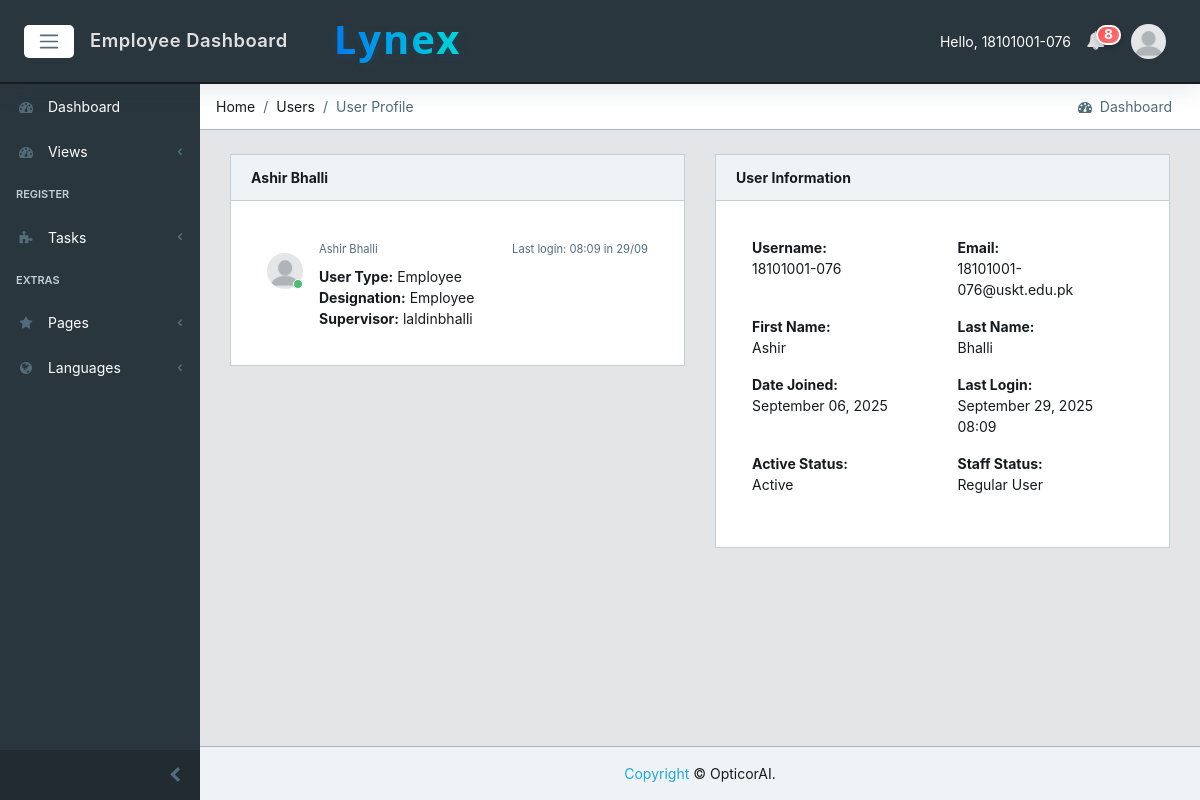
Screenshot of /users/81/ (signed in) with the database file from the repository.
### core/models.py (models this page shows, shortened)
class CustomUser(AbstractUser):
    email = models.EmailField(unique=True)  # Make email unique for authentication
    user_type = models.CharField(max_length=15, choices=USER_TYPE_CHOICES, db_index=True)
    designation = models.CharField(max_length=100, blank=True, null=True)
    created_by = models.ForeignKey('self', on_delete=models.SET_NULL, null=True, blank=True, related_name='created_users')
    created_date = models.DateField(auto_now_add=True)
    created_time = models.TimeField(auto_now_add=True)
    under_supervision = models.ForeignKey('self', on_delete=models.SET_NULL, null=True, blank=True, related_name='supervised_users')
    avatar = models.ImageField(upload_to='core/avatar', blank=True, null=True)
    @property
    def avatar_url(self):
        try:
            if self.avatar:
                url = getattr(self.avatar, 'url', None)
                if url and ('cloudinary' in url or 'res.cloudinary.com' in url):
                    return url
                avatar_path = getattr(self.avatar, 'path', None)
                if avatar_path and os.path.isfile(avatar_path) and url:
                    return url
        except Exception:
            pass
        return static('core/img/avatar/blank_profile.png')

### core/views.py (the view)
# urls.py: path('users/<int:profile_id>/', views.UserProfileView.as_view(), name='user'),
class UserProfileView(LoginRequiredMixin, View):
    def get(self, request, profile_id):
        user = request.user
        profile_user = get_object_or_404(CustomUser, id=profile_id)
        if user.user_type == 'employee':
            if profile_user != user:
                messages.error(request, 'You can only view your own profile.')
                return redirect('core:dashboard')
        elif user.user_type == 'manager':
            if profile_user.under_supervision != user:
                messages.error(request, 'You can only view profiles of your subordinates.')
                return redirect('core:dashboard')
        context = {
            'user_view': profile_user,
        }
        return render(request, 'core/user.html', context)

### core/context_processors.py (called while the page is built)
def logged_user_processor(request):
    if request.user.is_authenticated:
        try:
            logged_user = CustomUser.objects.select_related('under_supervision').get(id=request.user.id)
            return {'logged_user': logged_user}
        except CustomUser.DoesNotExist:
            return {'logged_user': None}
    return {'logged_user': None}

def notifications_processor(request):
    if request.user.is_authenticated:
        cache_key = f"unread_count:{request.user.id}"
        unread_count = cache.get(cache_key)
        if unread_count is None:
            unread_count = Notification.objects.filter(recipient=request.user, read=False).count()
            cache.set(cache_key, unread_count, 15)  # short cache to keep badges fresh
        unread_notifications = (
            Notification.objects.select_related('sender')
            .filter(recipient=request.user, read=False)
            .order_by('-created_at')[:10]
        )
        return {
            'unread_notifications': unread_notifications,
            'unread_count': unread_count,
        }
    return {'unread_notifications': [], 'unread_count': 0}

def debug_flag_processor(request):
    return {"DEBUG": settings.DEBUG}

### core/models.py (called while the page is built, shortened)
    @classmethod
    def update_all_statuses(cls):
        today = business_localdate()
        updates = {
            'closed': 0,
            'due': 0,
            'open': 0,
            'total_updated': 0
        }
        from .models import Notification
        closed_tasks = cls.objects.filter(
            percentage_completion__gte=100,
            status__in=['open', 'due']
        )
        due_tasks = cls.objects.filter(
            target_date__lt=today,
            percentage_completion__lt=100,
            status='open'
        )
        open_tasks = cls.objects.filter(
            target_date__gte=today,
            percentage_completion__lt=100,
            status='due'
        )
        return updates

### core/utils/dates.py (called while the page is built)
def business_localdate() -> date:
    tz_name = getattr(settings, 'BUSINESS_TIMEZONE', None)
    if tz_name and ZoneInfo is not None:
        try:
            tz = ZoneInfo(tz_name)
            return timezone.now().astimezone(tz).date()
        except Exception:
            pass
    return timezone.localdate()

### core/templates/core/user.html
{% extends 'core/base.html' %}
{% load static %}
{% block breadcrumb %}
        <li class="breadcrumb-item">Home</li>
        <li class="breadcrumb-item">Users</li>
        <li class="breadcrumb-item active">User Profile</li>
{% endblock breadcrumb%}
{% block content %}
<div class="container-fluid">
  <div id="ui-view" style="opacity: 1;"><div class="animated fadeIn">
            <div class="row">
                <div class="col-12">
                            <div class="row">
                                <div class="col-12 col-md-6">
                <div class="card">
                    <div class="card-header">
                        <strong data-i18n-skip>{{ user_view.get_full_name }}</strong>
                    </div>
                                <div class="card-body">
                                    <div class="tab-pane p-3 active show">
                                      <div class="message">
                                        <div class="py-3 pb-5 mr-3 float-left">
                                          <div class="avatar">
                                <img src="{{ user_view.avatar_url }}" class="img-avatar" alt="img">
                                            <span class="avatar-status badge-success"></span>
                                          </div>
                                        </div>
                                        <div>
                                          <small class="text-muted" data-i18n-skip>{{ user_view.get_full_name }}</small>
                                            {% if user_view.last_login %}
                                          <small class="text-muted float-right mt-1">Last login: {{ user_view.last_login|date:"H:i" }} in {{ user_view.last_login|date:"d/m" }}</small>
                                            {% endif %}
                                        </div>
                                        <div class="mt-2" data-i18n-skip>
                                            <strong>User Type:</strong> {{ user_view.get_user_type_display }}<br>
                                            <strong>Designation:</strong> {{ user_view.designation }}<br>
                                            <strong>Supervisor:</strong> {{ user_view.under_supervision.username|default:'-' }}<br>
                                        </div>
                          </div>
                                      </div>
                                    </div>
                                </div>
                            </div>
                            <div class="col-12 col-md-6">
                <div class="card">
                    <div class="card-header">
                        <strong>User Information</strong>
                    </div>
                                <div class="card-body">
                                    <div class="tab-pane p-3 active show">
                            <div class="row">
                                <div class="col-md-6">
                                    <strong>Username:</strong>
                                    <p data-i18n-skip>{{ user_view.username }}</p>
                                </div>
                                <div class="col-md-6">
                                    <strong>Email:</strong>
                                    <p data-i18n-skip>{{ user_view.email }}</p>
                                </div>
                            </div>
                            <div class="row">
                                <div class="col-md-6">
                                    <strong>First Name:</strong>
                                    <p data-i18n-skip>{{ user_view.first_name }}</p>
                                </div>
                                <div class="col-md-6">
                                    <strong>Last Name:</strong>
                                    <p data-i18n-skip>{{ user_view.last_name }}</p>
                                </div>
                            </div>
                                        <div class="row">
                                <div class="col-md-6">
                                    <strong>Date Joined:</strong>
                                    <p>{{ user_view.date_joined|date:"F d, Y" }}</p>
                                        </div>
                                <div class="col-md-6">
                                    <strong>Last Login:</strong>
                                    <p>{{ user_view.last_login|date:"F d, Y H:i" }}</p>
                                        </div>
                                    </div>
                            <div class="row">
                                <div class="col-md-6">
                                    <strong>Active Status:</strong>
                                    <p>{% if user_view.is_active %}Active{% else %}Inactive{% endif %}</p>
                                </div>
                                <div class="col-md-6">
                                    <strong>Staff Status:</strong>
                                    <p>{% if user_view.is_staff %}Staff{% else %}Regular User{% endif %}</p>
                                </div>
                            </div>
                        </div>
                    </div>
                </div>
            </div>
        </div>
    </div>
</div>
  </div>
</div>
{% endblock %}

### core/templates/core/base.html (shortened to what this page needs)
{% load static %}
<!DOCTYPE html>
<html lang="en">
<head>
  <link href="{% static 'core/css/font-awesome.min.css' %}" rel="stylesheet">
  <link href="{% static 'core/css/simple-line-icons.min.css' %}" rel="stylesheet">
  <link href="{% static 'core/css/estilo.css' %}" rel="stylesheet">
  <link href="{% static 'core/css/style.css' %}" rel="stylesheet">
  {% get_static_prefix as STATIC_PREFIX %}
</head>
{% block body %}
<body class="app header-fixed sidebar-fixed aside-menu-fixed aside-menu-hidden">
  <header class="app-header navbar">
    <button class="navbar-toggler sidebar-toggler d-md-down-none" type="button">
      <span class="navbar-toggler-icon"></span>
    </button>
    <ul class="nav navbar-nav d-md-down-none">
      <li class="nav-item px-3">
        <a class="nav-link" href="{% url 'core:dashboard' %}">
          {% if user.user_type == 'admin' %}<span data-i18n="nav.admin_dashboard">Admin Dashboard</span>
          {% elif user.user_type == 'manager' %}<span data-i18n="nav.manager_dashboard">Manager Dashboard</span>
          {% else %}<span data-i18n="nav.employee_dashboard">Employee Dashboard</span>{% endif %}
        </a>
      </li>
    </ul>
    <div class="brand-gui d-none d-md-inline">
      <a href="{% url 'core:dashboard' %}"><h1 class="company-name">Lynex</h1></a>
    </div>
    <ul class="nav navbar-nav ml-auto">
      {% if user.is_authenticated %}
      <li class="text-white d-none d-md-inline" data-i18n-skip>Hello, {{ user.username }}</li>
      {% else %}
      <li class="text-muted">
        <a href="{% url 'core:login' %}">sign in</a>
      </li>
      {% endif %}
      <li class="nav-item dropdown">
        <a class="nav-link" data-toggle="dropdown" href="#" role="button" aria-haspopup="true" aria-expanded="false">
          <i class="fa fa-bell"></i>
          {% if unread_count and unread_count > 0 %}
            <span class="badge badge-pill badge-notify">{{ unread_count }}</span>
          {% endif %}
        </a>
      </li>
      <li class="nav-item dropdown">
        <a class="nav-link" data-toggle="dropdown" href="#" role="button" aria-haspopup="true" aria-expanded="false">
          {% if user.is_authenticated and logged_user %}
            <img src="{{ logged_user.avatar_url }}" class="img-avatar" alt="img">
          {% else %}
            <img src="{% static 'core/img/avatar/blank_profile.png' %}" class="img-avatar" alt="img">
          {% endif %}
        </a>
      </li>
    </ul>
  </header>
  <div class="app-body">
    <div class="sidebar">
      <nav class="sidebar-nav">
        <ul class="nav">
          <li class="nav-item">
            <a class="nav-link" href="{% url 'core:dashboard' %}"><i class="fa fa-tachometer"></i> <span data-i18n="nav.dashboard">Dashboard</span></a>
          </li>
          <li class="nav-item nav-dropdown">
            <a class="nav-link nav-dropdown-toggle" href="#"><i class="fa fa-tachometer"></i> <span data-i18n="nav.views">Views</span></a>
          </li>
          <li class="nav-title">
            <span data-i18n="nav.register">Register</span>
          </li>
          {% if user.user_type != 'admin' %}
          <li class="nav-item nav-dropdown">
            <a class="nav-link nav-dropdown-toggle" href="#"><i class="fa fa-puzzle-piece"></i> <span data-i18n="nav.tasks">Tasks</span></a>
          </li>
          {% endif %}
          <li class="nav-title">
            <span data-i18n="nav.extras">Extras</span>
          </li>
          <li class="nav-item nav-dropdown">
            <a class="nav-link nav-dropdown-toggle" href="#"><i class="fa fa-star"></i> <span data-i18n="nav.pages">Pages</span></a>
          </li>
          <li class="nav-item nav-dropdown">
            <a class="nav-link nav-dropdown-toggle" href="#"><i class="fa fa-globe"></i> <span data-i18n="nav.languages">Languages</span></a>
          </li>
        </ul>
      </nav>
      <button class="sidebar-minimizer brand-minimizer" type="button"></button>
    </div>
    <main class="main">
      <ol class="breadcrumb">
        {% block breadcrumb %}{% endblock breadcrumb%}
        <li class="breadcrumb-menu d-md-down-none">
          <div class="btn-group" role="group" aria-label="Button group">
            <a class="btn" href="./"><i class="fa fa-tachometer"></i> &nbsp;<span data-i18n="nav.dashboard">Dashboard</span></a>
          </div>
        </li>
      </ol>
{% block content %}
{% endblock %}
    </main>
  </div>
  <footer class="app-footer text-center justify-content-center fixed-bottom py-2 py-lg-3">
    <span><a href="#" data-i18n="footer.copyright">Copyright</a> © OpticorAI.</span>
  </footer>
</body>
{% endblock body %}
</html>

### static/core/css/estilo.css (style rules this page uses)
.brand-gui { width: 50px; position: relative; }

### rows the page displays
CustomUser: username "18101001-076", get_full_name "Ashir Bhalli", last_login "08:09", last_login "29/09", user_type "Employee", designation "Employee", under_supervision.username "laldinbhalli", email "18101001-076@uskt.edu.pk", first_name "Ashir", last_name "Bhalli", date_joined "September 06, 2025", last_login "September 29, 2025 08:09"

### other values shown
{{ unread_count }} "8"
